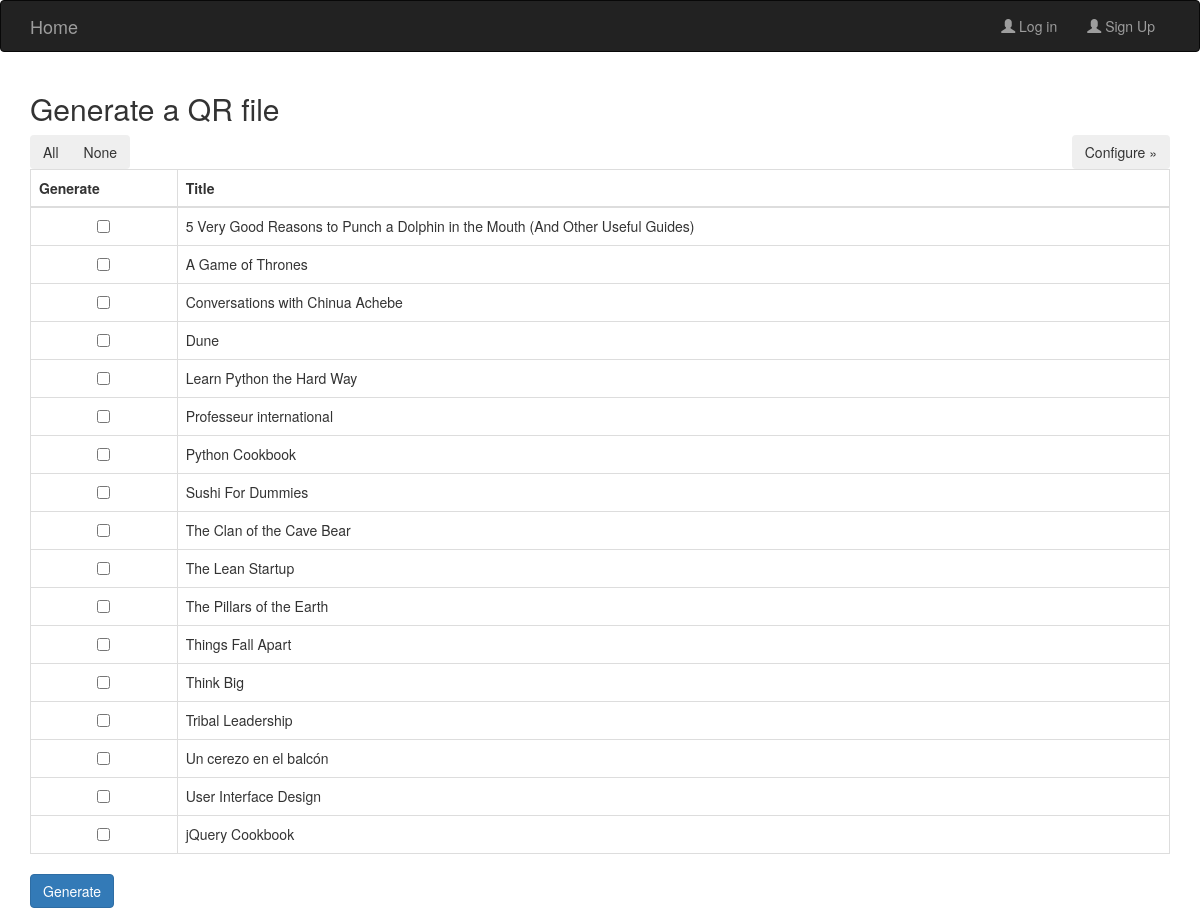
The page /QR on the database its author committed.
### tables this page shows
CREATE TABLE books (
  id integer primary key autoincrement,
  title string not null,
  description string,
  authors string,
  publisher string,
  publisherDate string,
  ISBN integer,
  thumbnail string,
  webReaderLink string,
  borrower string,
  borrowerGr string
);

### main.py (the view)
@app.route("/QR", methods=["GET"])
def QR_generate():
    db = get_db()
    cur = db.execute("select * from books order by title asc")
    books = cur.fetchall()
    return render_template("generate_qr.html", books=books)

### main.py (called while the page is built)
def get_db():
    top = _app_ctx_stack.top
    if not hasattr(top, "sqlite_db"):
        sqlite_db = sqlite3.connect(app.config["DATABASE"])
        sqlite_db.row_factory = sqlite3.Row
        top.sqlite_db = sqlite_db
    return top.sqlite_db

@app.teardown_appcontext
def close_db_connection(exception):
    top = _app_ctx_stack.top
    if hasattr(top, "sqlite_db"):
        top.sqlite_db.close()

### templates/generate_qr.html (shortened to what this page needs)
{% extends "base.html" %}
{% block page_content %}
    <h2>Generate a QR file</h2>
    <div class="btn-group filter-books inline">
        <button class="btn" onclick="selectAll()">All</button>
        <button class="btn"  onclick="selectNone()">None</button>
    </div>
    <div class="btn-group inline pull-right filter-books">
        <button class="btn " onclick="showConfigQR()">Configure &raquo;</button>
    </div>
    <form action="{{ url_for('QR') }}" method="post" class="add-book form-horizontal">
        <table class="table table-bordered">
            <thead>
                <tr>
                    <th>Generate</th>
                    <th>Title</th>
                </tr>
            </thead>
            {% for book in books %}
                <tr>
                    <td style="text-align: center;">
                        <input type="checkbox" name="{{ book.id }}" value="true">
                    </td>
                    <td>
                        {{ book.title }}
                    </td>
                </tr>
            {% else %}
                <em>Unbelievable. No books here so far!</em>
            {% endfor %}
        </table>
        <input type="submit" value="Generate" class="btn btn-primary">
    </form>
{% endblock %}

### rows shown on the page
books: title "5 Very Good Reasons to Punch a Dolphin in the Mouth (And Other Useful Guides)"
books: title "A Game of Thrones"
books: title "Conversations with Chinua Achebe"
books: title "Dune"
books: title "Learn Python the Hard Way"
books: title "Professeur international"
books: title "Python Cookbook"
books: title "Sushi For Dummies"
books: title "The Clan of the Cave Bear"
books: title "The Lean Startup"
books: title "The Pillars of the Earth"
books: title "Things Fall Apart"
books: title "Think Big"
books: title "Tribal Leadership"
books: title "Un cerezo en el balcón"
books: title "User Interface Design"
books: title "jQuery Cookbook"
